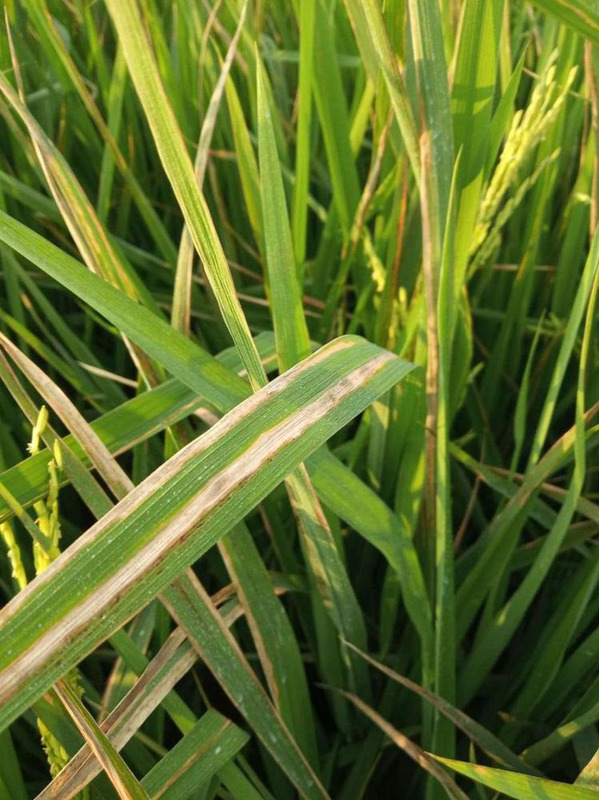
#> input picture rice_leaf_app/examples/bacterial_leaf_blight.jpg, 599 x 800 px
$ python -i preprocessing.py   (imports and definitions only)
#> lines starting #> are read from the running program, lines starting #| are printed output that depends on the picture
"""The same deterministic RGB/color/texture features for training and inference."""
from pathlib import Path

import numpy as np
from PIL import Image, ImageOps

IMAGE_SIZE = (128, 128)
FEATURE_VERSION = "rgb-hsv-gradient-v1"


def preprocess_image(image):
    if image is None:
        raise ValueError("กรุณาอัปโหลดภาพใบข้าวก่อนจำแนก")
    if isinstance(image, (str, Path)):
        with Image.open(image) as opened:
            return preprocess_image(opened)
    if isinstance(image, np.ndarray):
        arr = np.asarray(image)
        if arr.size == 0 or not np.isfinite(arr).all():
            raise ValueError("ข้อมูลภาพว่างหรือมีค่าที่ไม่ถูกต้อง")
        if np.issubdtype(arr.dtype, np.floating) and arr.max() <= 1:
            arr = arr * 255
        image = Image.fromarray(np.clip(arr, 0, 255).astype(np.uint8))
    if not isinstance(image, Image.Image):
        raise TypeError("รองรับภาพ PIL, NumPy หรือเส้นทางไฟล์ภาพ")
    image = ImageOps.exif_transpose(image)
    if image.mode in ("RGBA", "LA") or "transparency" in image.info:
        rgba = image.convert("RGBA")
        background = Image.new("RGBA", rgba.size, "white")
        image = Image.alpha_composite(background, rgba)
    # Resize the entire frame, no segmentation or crop that might remove lesions.
    return np.array(image.convert("RGB").resize(IMAGE_SIZE, Image.Resampling.LANCZOS))


def features_from_processed(rgb):
    hsv = np.asarray(Image.fromarray(rgb).convert("HSV"), dtype=np.float32) / 255
    color = rgb.astype(np.float32) / 255
    features = []
    # Global and 2x2 local normalized HSV histograms: 180 features.
    for grid in (1, 2):
        step = 128 // grid
        for row in range(grid):
            for col in range(grid):
                cell = hsv[row*step:(row+1)*step, col*step:(col+1)*step]
                for channel in range(3):
                    hist = np.histogram(cell[..., channel], bins=12, range=(0, 1))[0]
                    features.extend(hist / cell.shape[0] / cell.shape[1])
    # Local RGB mean/std + gradient orientation histograms: 224 features.
    gray = color @ np.array([0.299, 0.587, 0.114], dtype=np.float32)
    gy, gx = np.gradient(gray)
    magnitude = np.hypot(gx, gy)
    orientation = np.mod(np.arctan2(gy, gx), np.pi)
    for row in range(4):
        for col in range(4):
            region = np.s_[row*32:(row+1)*32, col*32:(col+1)*32]
            cell = color[region]
            features.extend(cell.mean(axis=(0, 1)))
            features.extend(cell.std(axis=(0, 1)))
            hist = np.histogram(orientation[region], bins=8, range=(0, np.pi),
                                weights=magnitude[region])[0]
            features.extend(hist / (np.linalg.norm(hist) + 1e-6))
    return np.asarray(features, dtype=np.float32)


def image_to_features(image):
    return features_from_processed(preprocess_image(image))

>>> import cv2
>>> picture = cv2.imread('examples/bacterial_leaf_blight.jpg', cv2.IMREAD_GRAYSCALE)
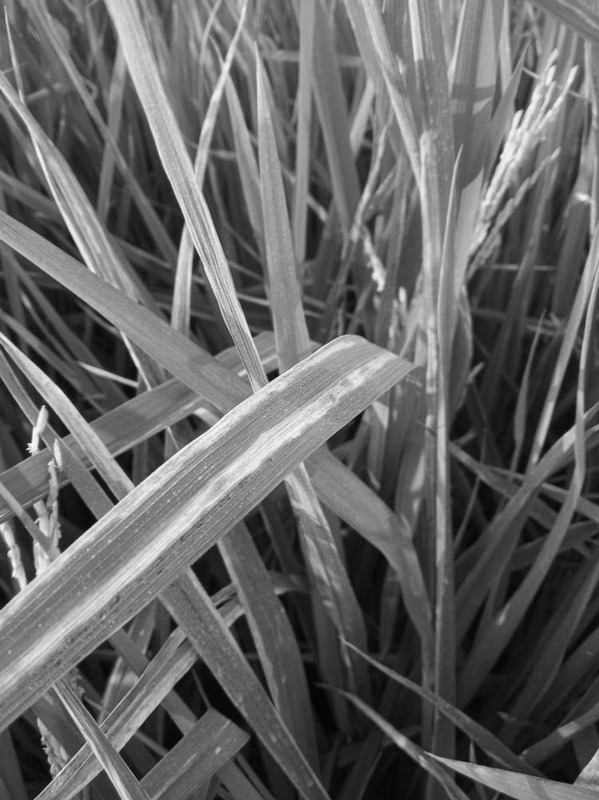
#> picture: shape (800, 599); min 1, max 251, mean 100.8
>>> result = image_to_features(picture)
#> in preprocess_image, `return np.array(image.convert("RGB").resize(IMAGE_SIZE, Image.Resampli..`:
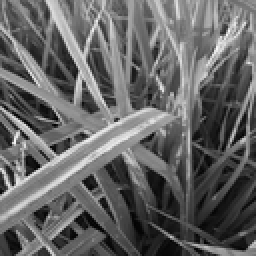
#> returned value: shape (128, 128, 3) (shown 2 times larger); min 0, max 249, mean 100.8
#> in features_from_processed, `hsv = np.asarray(Image.fromarray(rgb).convert("HSV"), dtype=np.float32..`:
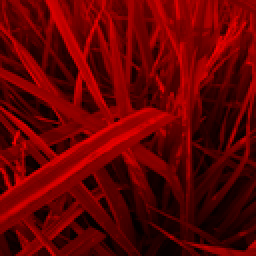
#> hsv: shape (128, 128, 3) float32 (shown 2 times larger); mean of channels 0, 1, 2 0, 0, 0.395; drawn as B, G, R
#> after the loop in features_from_processed, `for grid in (1, 2):`: features = 180 values, max 1 at index 0, min 0 at index 1, mean 0.0833
#> in features_from_processed, `gy, gx = np.gradient(gray)`:
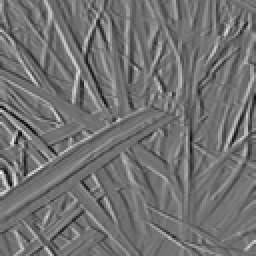
#> gx: shape (128, 128) float32 (shown 2 times larger); min -0.418, max 0.514, mean -3.71e-06; drawn with min black and max white
#> in features_from_processed, `magnitude = np.hypot(gx, gy)`:
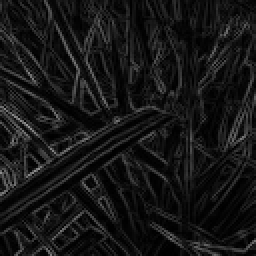
#> magnitude: shape (128, 128) float32 (shown 2 times larger); min 0, max 0.592, mean 0.0876
#> in features_from_processed, `orientation = np.mod(np.arctan2(gy, gx), np.pi)`:
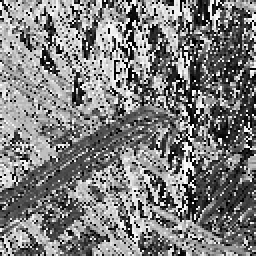
#> orientation: shape (128, 128) float32 (shown 2 times larger); min 0, max 3.14, mean 1.56; drawn with min black and max white
#> after the loop in features_from_processed, `for row in range(4):`:
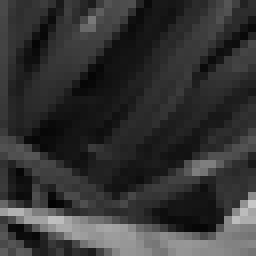
#> cell: shape (32, 32, 3) float32 (shown 8 times larger); min 0.00784, max 0.78, mean 0.205
#> after the loop in features_from_processed, `for row in range(4):`: features = 404 values, max 1 at index 0, min 0 at index 1, mean 0.194
#> result has the same summary as features in features_from_processed

$ run again, on rice_leaf_app/examples/brown_spot.jpg
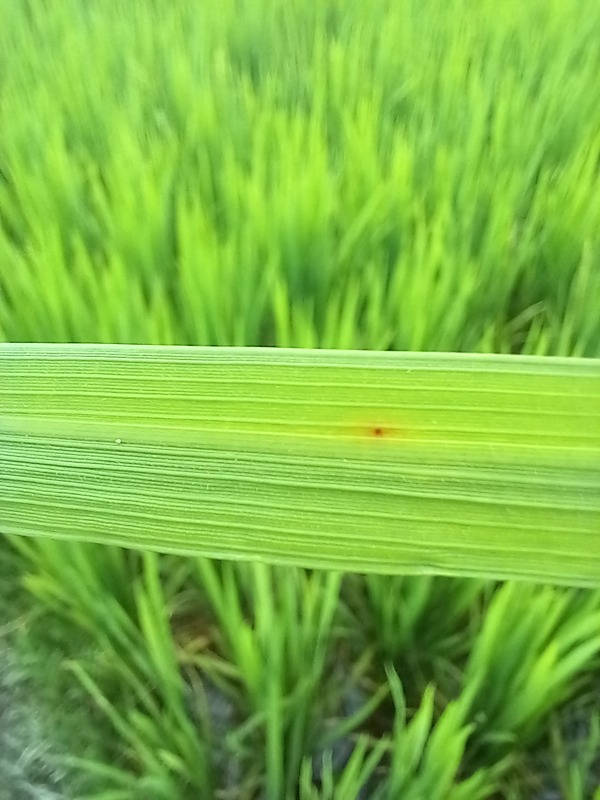
#> input picture rice_leaf_app/examples/brown_spot.jpg, 600 x 800 px
#> in features_from_processed, `hsv = np.asarray(Image.fromarray(rgb).convert("HSV"), dtype=np.float32..`:
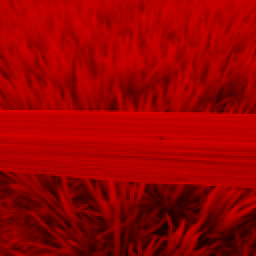
#> hsv: shape (128, 128, 3) float32 (shown 2 times larger); mean of channels 0, 1, 2 0, 0, 0.604; drawn as B, G, R
#> after the loop in features_from_processed, `for grid in (1, 2):`: features = 180 values, max 1 at index 0, min 0 at index 1, mean 0.0833
#> after the loop in features_from_processed, `for row in range(4):`:
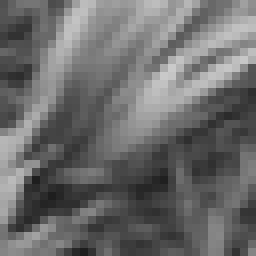
#> cell: shape (32, 32, 3) float32 (shown 8 times larger); min 0.114, max 0.792, mean 0.421
#> after the loop in features_from_processed, `for row in range(4):`: features = 404 values, max 1 at index 0, min 0 at index 1, mean 0.213
#> result has the same summary as features in features_from_processed

$ run again, on rice_leaf_app/examples/healthy.jpg
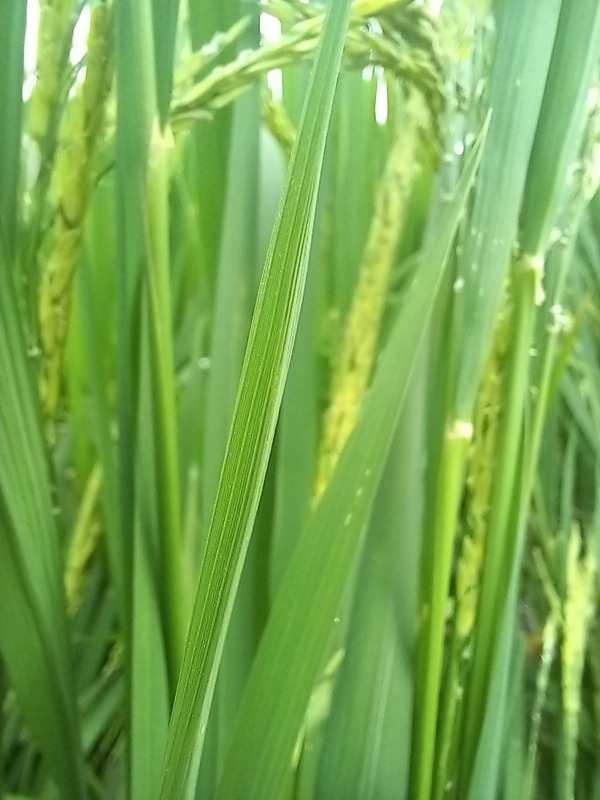
#> input picture rice_leaf_app/examples/healthy.jpg, 600 x 800 px
#> in features_from_processed, `hsv = np.asarray(Image.fromarray(rgb).convert("HSV"), dtype=np.float32..`:
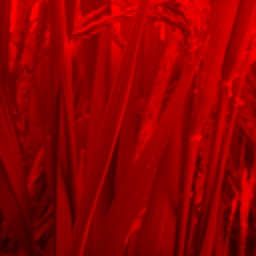
#> hsv: shape (128, 128, 3) float32 (shown 2 times larger); mean of channels 0, 1, 2 0, 0, 0.565; drawn as B, G, R
#> after the loop in features_from_processed, `for grid in (1, 2):`: features = 180 values, max 1 at index 0, min 0 at index 1, mean 0.0833
#> after the loop in features_from_processed, `for row in range(4):`:
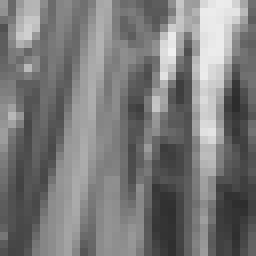
#> cell: shape (32, 32, 3) float32 (shown 8 times larger); min 0.176, max 0.941, mean 0.479
#> after the loop in features_from_processed, `for row in range(4):`: features = 404 values, max 1 at index 0, min 0 at index 1, mean 0.197
#> result has the same summary as features in features_from_processed

$ run again, on rice_leaf_app/examples/leaf_blast.jpg
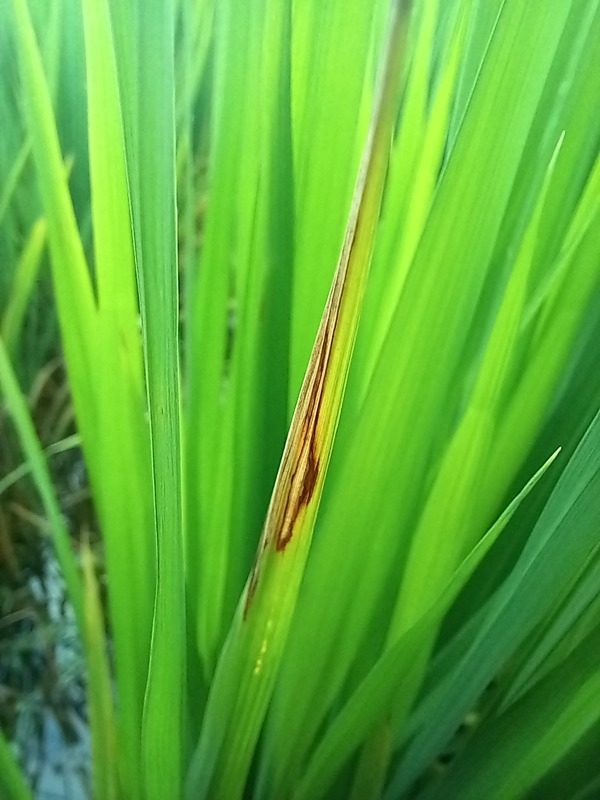
#> input picture rice_leaf_app/examples/leaf_blast.jpg, 600 x 800 px
#> after the loop in features_from_processed, `for grid in (1, 2):`: features = 180 values, max 1 at index 0, min 0 at index 1, mean 0.0833
#> after the loop in features_from_processed, `for row in range(4):`:
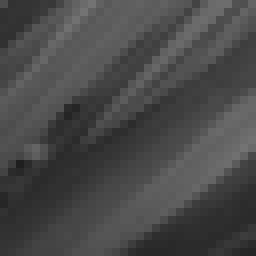
#> cell: shape (32, 32, 3) float32 (shown 8 times larger); min 0.122, max 0.451, mean 0.284
#> after the loop in features_from_processed, `for row in range(4):`: features = 404 values, max 1 at index 0, min 0 at index 1, mean 0.183
#> result has the same summary as features in features_from_processed
